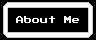

A 2D game scene composited from a Tiled map and its tileset images. What follows is a short description and the map's XML, with every tile layer's data as written:
An orthogonal 12x5 tile map with 8x8 px tiles, 1 tile layer (Tile Layer 1).

<map version="1.0" orientation="orthogonal" renderorder="right-down" width="12" height="5" tilewidth="8" tileheight="8" nextobjectid="1">
 <tileset firstgid="1" name="siteParts" tilewidth="8" tileheight="8" tilecount="256" columns="16">
  <image source="siteParts.png" width="128" height="128" />
 </tileset>
 <layer name="Tile Layer 1" width="12" height="5">
  <data encoding="csv">
1,2,2,2,2,2,2,2,2,2,2,2147483649,
17,53,54,55,56,57,56,53,54,55,56,2147483665,
17,56,81,82,83,84,85,86,87,88,53,2147483665,
17,53,54,55,56,57,53,53,54,55,56,2147483665,
33,3221225474,3221225474,3221225474,3221225474,3221225474,3221225474,3221225474,3221225474,3221225474,3221225474,2147483681
</data>
 </layer>
</map>
